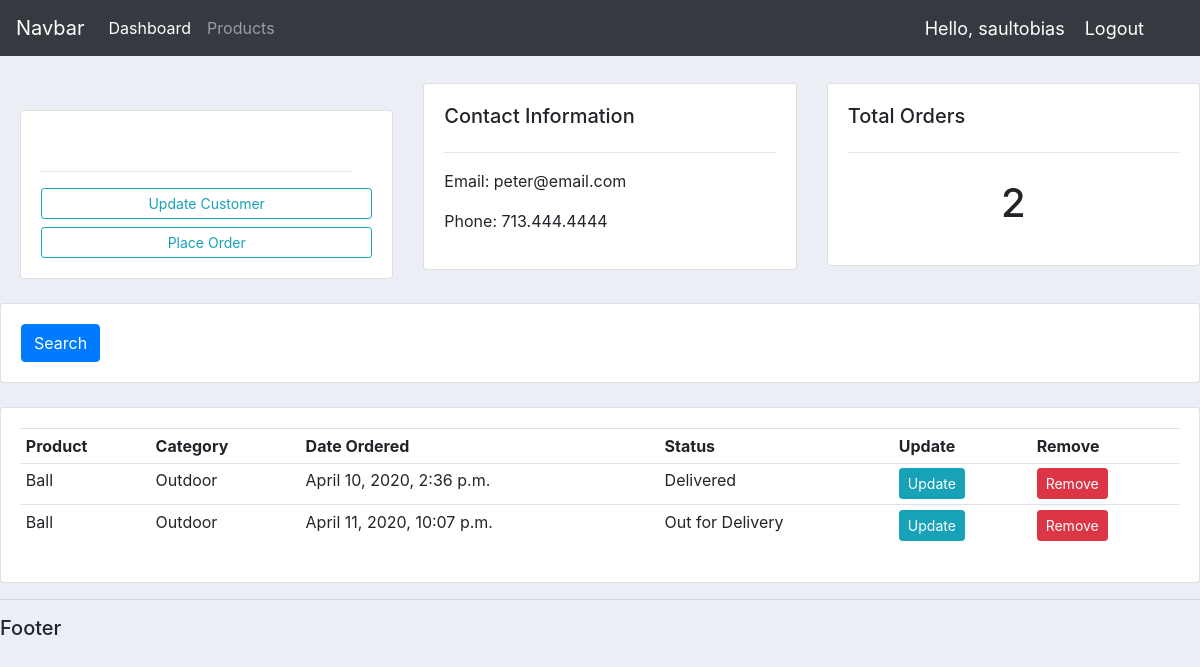
The page /customer/2/ (signed in) on the database its author committed.
### accounts/models.py (models this page shows, shortened)
class Customer(models.Model):
	name = models.CharField(max_length=200, null=True)
	phone = models.CharField(max_length=200, null=True)
	email = models.CharField(max_length=200, null=True)
	date_created = models.DateTimeField(auto_now_add=True, null=True)

class Order(models.Model):
	STATUS = (
			('Pending', 'Pending'),
			('Out for Delivery', 'Out for Delivery'),
			('Delivered', 'Delivered'),
		)
	customer = models.ForeignKey(Customer, null = True, on_delete = models.SET_NULL)
	product = models.ForeignKey(Product, null = True, on_delete = models.SET_NULL)
	date_created = models.DateTimeField(auto_now_add=True, null=True)
	status = models.CharField(max_length=200, null=True, choices=STATUS)

class Product(models.Model):
	CATEGORY = (
			('Indoor', 'Indoor'),
			('Outdoor', 'Outdoor'),
		)
	name = models.CharField(max_length=200, null=True)
	price = models.FloatField(null=True)
	category = models.CharField(max_length=200, null=True, choices=CATEGORY)
	description = models.CharField(max_length=200, null=True, blank = True)
	date_created = models.DateTimeField(auto_now_add=True, null=True)
	tags = models.ManyToManyField(Tag)
	def __str__(self):
		return self.name

### accounts/views.py (the view)
# urls.py: path('customer/<str:pk>/', views.customer, name="customer"),
@login_required(login_url='login')
def customer(request, pk):
	customer = Customer.objects.get(id=pk)
	orders = customer.order_set.all()
	orders_count = orders.count()
	context = {'customer':customer, 'orders':orders, 'orders_count':orders_count}
	return render(request, 'accounts/customer.html', context)

### accounts/templates/accounts/customer.html
{% extends 'accounts/main.html' %}
{% block content %}
<br>
<div class="row">
	<div class="col-md">
		<div class="card card-body">
			<h5>Customer</h5>
			<hr>
			<a class="btn btn-outline-info btn-sm btn-block" href="">Update Customer</a>
			<a class="btn btn-outline-info btn-sm btn-block" href="{% url 'create_order' customer.id %}">Place Order</a>
		</div>
	</div>
	<div class="col-md">
		<div class="card card-body">
			<h5>Contact Information</h5>
			<hr>
			<p>Email: {{customer.email}}</p>
			<p>Phone: {{customer.phone}}</p>
		</div>
	</div>
	<div class="col-md">
		<div class="card card-body">
			<h5>Total Orders</h5>
			<hr>
			<h1 style="text-align: center;padding: 10px">{{orders_count}}</h1>
		</div>
	</div>
</div>
<br>
<div class="row">
	<div class="col">
		<div class="card card-body">
			<form method="get">
				<button class="btn btn-primary" type="submit">Search</button>
			</form>
		</div>
	</div>
</div>
<br>
<div class="row">
	<div class="col-md">
		<div class="card card-body">
			<table class="table table-sm">
				<tr>
					<th>Product</th>
					<th>Category</th>
					<th>Date Ordered</th>
					<th>Status</th>
					<th>Update</th>
					<th>Remove</th>
				</tr>
				{% for order in orders%}
				<tr>
					<td>{{order.product}}</td>
					<td>{{order.product.category}}</td>
					<td>{{order.date_created}}</td>
					<td>{{order.status}}</td>
					<td><a class ="btn btn-sm btn-info" href="{% url 'update_order' order.id %}">Update</a></td>
					<td><a class ="btn btn-sm btn-danger" href="{% url 'delete' order.id %}">Remove</a></td>
				</tr>
				{% endfor %}
			</table>
		</div>
	</div>
</div>
{% endblock %}

### accounts/templates/accounts/navbar.html (shortened to what this page needs)
{% load static %}
<nav class="navbar navbar-expand-lg navbar-dark bg-dark">
  <a class="navbar-brand" href="{% url 'home' %}">Navbar</a>
  <div class="collapse navbar-collapse" id="navbarNav">
    <ul class="navbar-nav">
      <li class="nav-item active">
        <a class="nav-link" href="{% url 'home' %}">Dashboard </a>
      </li>
      <li class="nav-item">
        <a class="nav-link" href="{% url 'products' %}">Products</a>
      </li>
    </ul>
  </div>
  <span class="hello-msg">Hello, {{request.user}}</span>
  <span><a href="{% url 'logout' %}" class="hello-msg">Logout</span>
</nav>

### static/css/main.css (style rules this page uses)
body { background-color: #ebeff5; }

### accounts/templates/accounts/navbar.html (style rules this page uses)
.hello-msg { font-size: 18px; color: #fff; margin-right: 20px; }

### rows shown on the page
Customer: email "peter@email.com", phone "713.444.4444"
Order: product "Ball", product.category "Outdoor", date_created "April 10, 2020, 2:36 p.m.", status "Delivered"
Order: product "Ball", product.category "Outdoor", date_created "April 11, 2020, 10:07 p.m.", status "Out for Delivery"

### other values the page prints
{{ request.user }} "saultobias"
{{ orders_count }} "2"
